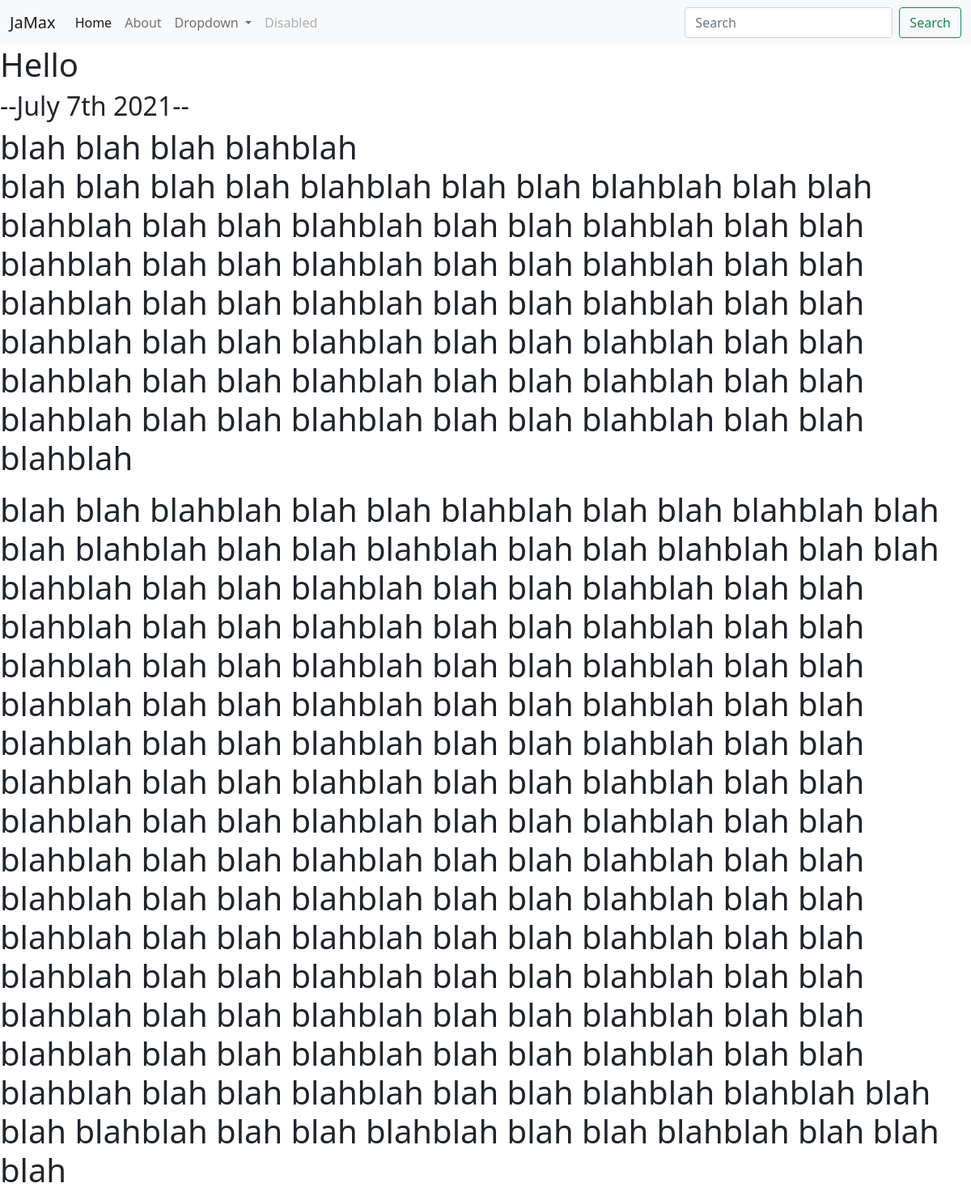
Page /blog/3/ on the committed database.
### blog/models.py (models this page shows, shortened)
class Blog(models.Model):
    title = models.CharField(max_length=200)
    description = models.TextField()
    date = models.DateField()

### blog/views.py (the view)
# urls.py: path('<int:blog_id>/', views.detail, name='detail'),
def detail(request,blog_id):
    blog = get_object_or_404(Blog, pk=blog_id)
    return render (request, 'blog/detail.html',{'blog':blog})

### blog/templates/blog/detail.html
{% extends 'portfolio/base.html' %}
{% block content %}
<h1>{{ blog.title}}</h1>
<h2>--{{ blog.date|date:'F jS Y'}}--</H2>
{{ blog.description|safe}}
{% endblock %}

### rows in the picture
Blog: title "Hello", date "July 7th 2021", description "blah blah blah blahblah blah blah blah blah blahblah blah blah blahblah blah blah blahblah blah blah blahblah blah blah blahblah blah blah blahblah blah blah blahblah blah blah blahblah blah blah blahblah blah blah blahblah blah blah blahblah blah blah blahblah blah blah blahblah blah blah blahblah blah blah blahblah blah blah blahblah blah blah blahblah blah blah blahblah blah blah blahblah blah blah blahblah blah blah blahblah blah blah blahblah blah blah blahblah blah blah blahblah blah blah blahblah blah blah blahblah blah blah blahblah blah blah blahblah blah blah blahblah blah blah blahblah blah blah blahblah blah blah blahblah blah blah blahblah blah blah blahblah blah blah blahblah…"
